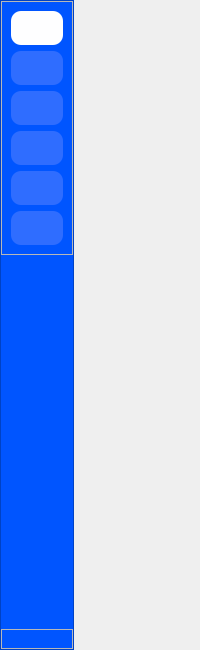
        <widget class="QWidget" name="left_menu" native="true">
         <layout class="QHBoxLayout" name="horizontalLayout_4">
          <property name="leftMargin">
           <number>0</number>
          </property>
          <property name="topMargin">
           <number>0</number>
          </property>
          <property name="rightMargin">
           <number>0</number>
          </property>
          <property name="bottomMargin">
           <number>0</number>
          </property>
          <item alignment="Qt::AlignmentFlag::AlignLeft">
           <widget class="QFrame" name="frame">
            <property name="styleSheet">
             <string notr="true">#frame{
	background-color: rgb(0, 85, 255);
}</string>
            </property>
            <property name="frameShape">
             <enum>QFrame::Shape::StyledPanel</enum>
            </property>
            <property name="frameShadow">
             <enum>QFrame::Shadow::Raised</enum>
            </property>
            <layout class="QVBoxLayout" name="verticalLayout_3">
             <property name="leftMargin">
              <number>0</number>
             </property>
             <property name="topMargin">
              <number>0</number>
             </property>
             <property name="rightMargin">
              <number>0</number>
             </property>
             <property name="bottomMargin">
              <number>0</number>
             </property>
             <item>
              <widget class="QFrame" name="frame_2">
               <property name="styleSheet">
                <string notr="true">QPushButton{
	background-color: rgb(47, 109, 255);
	border-radius: 10px;
	padding: 10px;
}

#formulaireBtn{
	background-color: #fefeff;
	border-radius: 10px;
	padding: 10px;
}</string>
               </property>
               <property name="frameShape">
                <enum>QFrame::Shape::StyledPanel</enum>
               </property>
               <property name="frameShadow">
                <enum>QFrame::Shadow::Raised</enum>
               </property>
               <layout class="QVBoxLayout" name="verticalLayout">
                <item>
                 <widget class="QPushButton" name="formulaireBtn">
                  <property name="cursor">
                   <cursorShape>PointingHandCursor</cursorShape>
                  </property>
                  <property name="whatsThis">
                   <string extracomment="Formulaire"/>
                  </property>
                  <property name="text">
                   <string/>
                  </property>
                  <property name="icon">
                   <iconset resource="../resources.qrc">
                    <normaloff>:/icons/icons/caddie.png</normaloff>:/icons/icons/caddie.png</iconset>
                  </property>
                  <property name="iconSize">
                   <size>
                    <width>32</width>
                    <height>32</height>
                   </size>
                  </property>
                 </widget>
                </item>
                <item>
                 <widget class="QPushButton" name="dashboardBtn">
                  <property name="cursor">
                   <cursorShape>PointingHandCursor</cursorShape>
                  </property>
                  <property name="whatsThis">
                   <string extracomment="Ventes"/>
                  </property>
                  <property name="text">
                   <string/>
                  </property>
                  <property name="icon">
                   <iconset resource="../resources.qrc">
                    <normaloff>:/icons/icons/stock.png</normaloff>:/icons/icons/stock.png</iconset>
                  </property>
                  <property name="iconSize">
                   <size>
                    <width>32</width>
                    <height>32</height>
                   </size>
                  </property>
                 </widget>
                </item>
                <item>
                 <widget class="QPushButton" name="reliureBtn">
                  <property name="cursor">
                   <cursorShape>PointingHandCursor</cursorShape>
                  </property>
                  <property name="whatsThis">
                   <string extracomment="Reliures"/>
                  </property>
                  <property name="text">
                   <string/>
                  </property>
                  <property name="icon">
                   <iconset resource="../resources.qrc">
                    <normaloff>:/icons/icons/book.png</normaloff>:/icons/icons/book.png</iconset>
                  </property>
                  <property name="iconSize">
                   <size>
                    <width>32</width>
                    <height>32</height>
                   </size>
                  </property>
                 </widget>
                </item>
                <item>
                 <widget class="QPushButton" name="clientBtn">
                  <property name="cursor">
                   <cursorShape>PointingHandCursor</cursorShape>
                  </property>
                  <property name="whatsThis">
                   <string extracomment="Liste des Clients"/>
                  </property>
                  <property name="text">
                   <string/>
                  </property>
                  <property name="icon">
                   <iconset resource="../resources.qrc">
                    <normaloff>:/icons/icons/avatar.png</normaloff>:/icons/icons/avatar.png</iconset>
                  </property>
                  <property name="iconSize">
                   <size>
                    <width>32</width>
                    <height>32</height>
                   </size>
                  </property>
                 </widget>
                </item>
                <item>
                 <widget class="QPushButton" name="barcodeBtn">
                  <property name="cursor">
                   <cursorShape>PointingHandCursor</cursorShape>
                  </property>
                  <property name="whatsThis">
                   <string extracomment="Creer code barre"/>
                  </property>
                  <property name="text">
                   <string/>
                  </property>
                  <property name="icon">
                   <iconset resource="../resources.qrc">
                    <normaloff>:/icons/icons/barcode.png</normaloff>:/icons/icons/barcode.png</iconset>
                  </property>
                  <property name="iconSize">
                   <size>
                    <width>32</width>
                    <height>32</height>
                   </size>
                  </property>
                 </widget>
                </item>
                <item>
                 <widget class="QPushButton" name="changePasswordBtn">
                  <property name="cursor">
                   <cursorShape>PointingHandCursor</cursorShape>
                  </property>
                  <property name="text">
                   <string/>
                  </property>
                  <property name="icon">
                   <iconset resource="../resources.qrc">
                    <normaloff>:/icons/icons/settings.png</normaloff>:/icons/icons/settings.png</iconset>
                  </property>
                  <property name="iconSize">
                   <size>
                    <width>32</width>
                    <height>32</height>
                   </size>
                  </property>
                 </widget>
                </item>
               </layout>
              </widget>
             </item>
             <item>
              <spacer name="verticalSpacer">
               <property name="orientation">
                <enum>Qt::Orientation::Vertical</enum>
               </property>
               <property name="sizeHint" stdset="0">
                <size>
                 <width>20</width>
                 <height>368</height>
                </size>
               </property>
              </spacer>
             </item>
             <item>
              <widget class="QFrame" name="frame_3">
               <property name="frameShape">
                <enum>QFrame::Shape::StyledPanel</enum>
               </property>
               <property name="frameShadow">
                <enum>QFrame::Shadow::Raised</enum>
               </property>
               <layout class="QVBoxLayout" name="verticalLayout_2"/>
              </widget>
             </item>
            </layout>
           </widget>
          </item>
         </layout>
        </widget>
